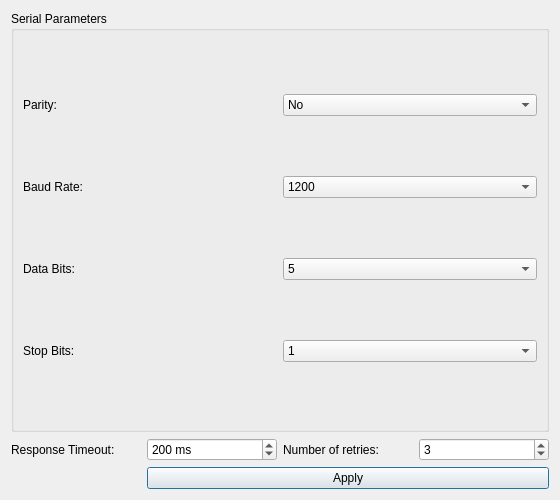
<?xml version="1.0" encoding="UTF-8"?>
<ui version="4.0">
 <class>SettingsDialog</class>
 <widget class="QDialog" name="SettingsDialog">
  <property name="geometry">
   <rect>
    <x>0</x>
    <y>0</y>
    <width>560</width>
    <height>500</height>
   </rect>
  </property>
  <property name="windowTitle">
   <string>Modbus Settings</string>
  </property>
  <layout class="QGridLayout" name="gridLayout">
   <item row="0" column="0" colspan="4">
    <widget class="QGroupBox" name="groupBox">
     <property name="title">
      <string>Serial Parameters</string>
     </property>
     <layout class="QGridLayout" name="gridLayout_2">
      <item row="0" column="0">
       <widget class="QLabel" name="label_2">
        <property name="text">
         <string>Parity:</string>
        </property>
       </widget>
      </item>
      <item row="0" column="1">
       <widget class="QComboBox" name="parityCombo">
        <item><property name="text"><string>No</string></property></item>
        <item><property name="text"><string>Even</string></property></item>
        <item><property name="text"><string>Odd</string></property></item>
        <item><property name="text"><string>Space</string></property></item>
        <item><property name="text"><string>Mark</string></property></item>
       </widget>
      </item>
      <item row="1" column="0">
       <widget class="QLabel" name="label_3">
        <property name="text">
         <string>Baud Rate:</string>
        </property>
       </widget>
      </item>
      <item row="1" column="1">
       <widget class="QComboBox" name="baudCombo">
        <item><property name="text"><string>1200</string></property></item>
        <item><property name="text"><string>2400</string></property></item>
        <item><property name="text"><string>4800</string></property></item>
        <item><property name="text"><string>9600</string></property></item>
        <item><property name="text"><string>19200</string></property></item>
        <item><property name="text"><string>38400</string></property></item>
        <item><property name="text"><string>57600</string></property></item>
        <item><property name="text"><string>115200</string></property></item>
       </widget>
      </item>
      <item row="2" column="0">
       <widget class="QLabel" name="label_4">
        <property name="text">
         <string>Data Bits:</string>
        </property>
       </widget>
      </item>
      <item row="2" column="1">
       <widget class="QComboBox" name="dataBitsCombo">
        <item><property name="text"><string>5</string></property></item>
        <item><property name="text"><string>6</string></property></item>
        <item><property name="text"><string>7</string></property></item>
        <item><property name="text"><string>8</string></property></item>
       </widget>
      </item>
      <item row="3" column="0">
       <widget class="QLabel" name="label_5">
        <property name="text">
         <string>Stop Bits:</string>
        </property>
       </widget>
      </item>
      <item row="3" column="1">
       <widget class="QComboBox" name="stopBitsCombo">
        <item><property name="text"><string>1</string></property></item>
        <item><property name="text"><string>3</string></property></item>
        <item><property name="text"><string>2</string></property></item>
       </widget>
      </item>
     </layout>
    </widget>
   </item>
   <item row="1" column="0">
    <widget class="QLabel" name="label">
     <property name="text">
      <string>Response Timeout:</string>
     </property>
    </widget>
   </item>
   <item row="1" column="1">
    <widget class="QSpinBox" name="timeoutSpinner">
     <property name="accelerated">
      <bool>true</bool>
     </property>
     <property name="suffix">
      <string> ms</string>
     </property>
     <property name="minimum">
      <number>-1</number>
     </property>
     <property name="maximum">
      <number>5000</number>
     </property>
     <property name="singleStep">
      <number>20</number>
     </property>
     <property name="value">
      <number>200</number>
     </property>
    </widget>
   </item>
   <item row="1" column="2">
    <widget class="QLabel" name="label_6">
     <property name="text">
      <string>Number of retries:</string>
     </property>
    </widget>
   </item>
   <item row="1" column="3">
    <widget class="QSpinBox" name="retriesSpinner">
     <property name="value">
      <number>3</number>
     </property>
    </widget>
   </item>
   <item row="2" column="1" colspan="3">
    <widget class="QPushButton" name="applyButton">
     <property name="text">
      <string>Apply</string>
     </property>
    </widget>
   </item>
  </layout>
 </widget>
 <resources/>
 <connections/>
</ui>
